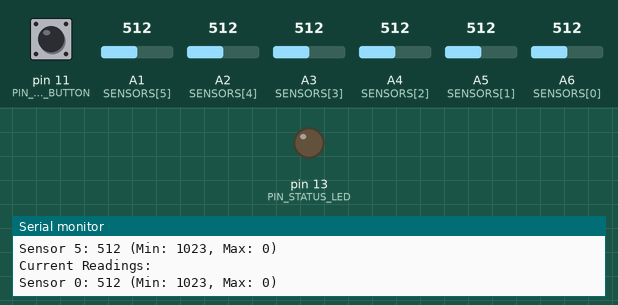
Bench run of a program on a simulated Arduino Nano, built with avr-gcc and run on an emulated ATmega328P. Shown: output pins drawn as LEDs (lit = HIGH), the last lines printed to the serial monitor. The test bench sets the inputs (shaded band); at power-on: pin 11 (PIN_START_BUTTON) LOW, A1 (SENSORS[5]) = 512, A2 (SENSORS[4]) = 512, A3 (SENSORS[3]) = 512, A4 (SENSORS[2]) = 512, A5 (SENSORS[1]) = 512, A6 (SENSORS[0]) = 512.

Above: at 1.2 s.
1.3 s: pin 11 (PIN_START_BUTTON) pulled HIGH for 0.15 s
At 7.4 s:
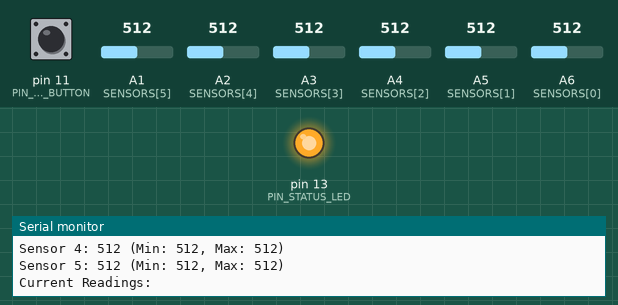
Timing chart, 0 to 10.4 s (numbered marks = the images above; inputs shaded):
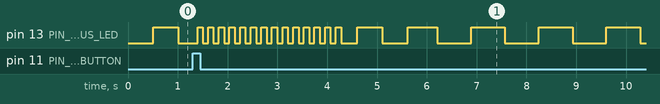

The program:

main.cpp
```cpp
/*
 * Line Sensors Calibration Test
 * Shows min/max values for each sensor and helps with calibration
 */
#include <Arduino.h>

const int PIN_STATUS_LED = 13;
const int PIN_START_BUTTON = 11;
const int SENSORS[] = { A6, A5, A4, A3, A2, A1 };  // Line sensors pins
const int NUM_SENSORS = 6;

// Arrays to store calibration values
int sensorMin[NUM_SENSORS];
int sensorMax[NUM_SENSORS];
int sensorCurrent[NUM_SENSORS];

bool isCalibrating = false;
unsigned long calibrationStartTime = 0;
const unsigned long CALIBRATION_TIME = 3000;  // 3 seconds calibration

void setup() {
    pinMode(PIN_STATUS_LED, OUTPUT);
    pinMode(PIN_START_BUTTON, INPUT);

    Serial.begin(9600);
    Serial.println("Line Sensors Calibration Test");
    Serial.println("Press button to start calibration");
    Serial.println("Move robot over line during calibration");

    // Initialize min/max values
    for (int i = 0; i < NUM_SENSORS; i++) {
        sensorMin[i] = 1023;  // Start with maximum possible
        sensorMax[i] = 0;     // Start with minimum possible
    }
}

void printSensorValues() {
    Serial.println("\nCurrent Readings:");
    for (int i = 0; i < NUM_SENSORS; i++) {
        Serial.print("Sensor ");
        Serial.print(i);
        Serial.print(": ");
        Serial.print(sensorCurrent[i]);
        Serial.print(" (Min: ");
        Serial.print(sensorMin[i]);
        Serial.print(", Max: ");
        Serial.print(sensorMax[i]);
        Serial.println(")");
    }
}

void readSensors() {
    for (int i = 0; i < NUM_SENSORS; i++) {
        sensorCurrent[i] = analogRead(SENSORS[i]);

        if (isCalibrating) {
            // Update min/max values during calibration
            if (sensorCurrent[i] < sensorMin[i]) sensorMin[i] = sensorCurrent[i];
            if (sensorCurrent[i] > sensorMax[i]) sensorMax[i] = sensorCurrent[i];
        }
    }
}

void calibrationBlink() {
    static unsigned long lastBlink = 0;
    const int blinkRate = 100;  // Fast blink during calibration

    if (millis() - lastBlink >= blinkRate) {
        digitalWrite(PIN_STATUS_LED, !digitalRead(PIN_STATUS_LED));
        lastBlink = millis();
    }
}

void normalBlink() {
    static unsigned long lastBlink = 0;
    const int blinkRate = 500;  // Slow blink during normal operation

    if (millis() - lastBlink >= blinkRate) {
        digitalWrite(PIN_STATUS_LED, !digitalRead(PIN_STATUS_LED));
        lastBlink = millis();
    }
}

void loop() {
    // Check button for calibration start
    if (digitalRead(PIN_START_BUTTON) == HIGH && !isCalibrating) {
        isCalibrating = true;
        calibrationStartTime = millis();
        Serial.println("Calibration started - Move robot over line!");

        // Reset min/max values
        for (int i = 0; i < NUM_SENSORS; i++) {
            sensorMin[i] = 1023;
            sensorMax[i] = 0;
        }
    }

    // Read sensors
    readSensors();

    // Handle calibration
    if (isCalibrating) {
        calibrationBlink();

        // Check if calibration time is over
        if (millis() - calibrationStartTime >= CALIBRATION_TIME) {
            isCalibrating = false;
            Serial.println("\nCalibration complete!");
            Serial.println("Final calibration values:");
            printSensorValues();
        }
    }
    else {
        normalBlink();

        // Print values every 500ms
        static unsigned long lastPrint = 0;
        if (millis() - lastPrint >= 500) {
            printSensorValues();
            lastPrint = millis();
        }
    }

    // Small delay to prevent serial buffer overflow
    delay(10);
}
```
